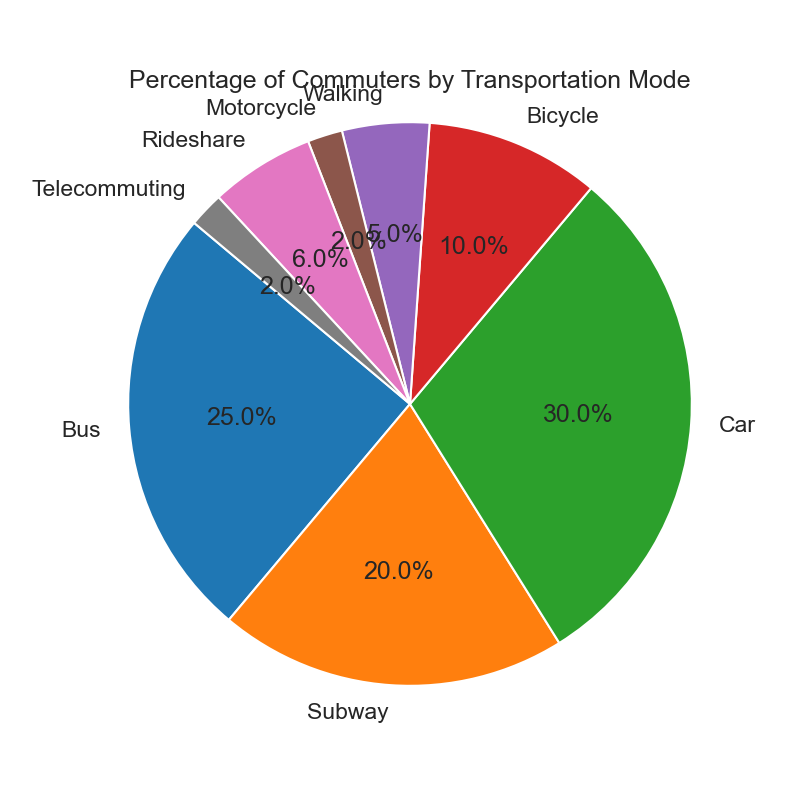

This chart was generated by the following Python code:

import matplotlib.pyplot as plt

# Data
data = [
    {'Transportation Mode': 'Bus', 'Percentage of Commuters': 25},
    {'Transportation Mode': 'Subway', 'Percentage of Commuters': 20},
    {'Transportation Mode': 'Car', 'Percentage of Commuters': 30},
    {'Transportation Mode': 'Bicycle', 'Percentage of Commuters': 10},
    {'Transportation Mode': 'Walking', 'Percentage of Commuters': 5},
    {'Transportation Mode': 'Motorcycle', 'Percentage of Commuters': 2},
    {'Transportation Mode': 'Rideshare', 'Percentage of Commuters': 6},
    {'Transportation Mode': 'Telecommuting', 'Percentage of Commuters': 2}
]

modes = [d['Transportation Mode'] for d in data]
percentages = [d['Percentage of Commuters'] for d in data]

# Create a pie chart
plt.figure(figsize=(8, 8))
plt.pie(percentages, labels=modes, autopct='%1.1f%%', startangle=140)
plt.title('Percentage of Commuters by Transportation Mode')
plt.axis('equal')  # Equal aspect ratio ensures that pie is drawn as a circle.

# Display the chart
plt.show()
